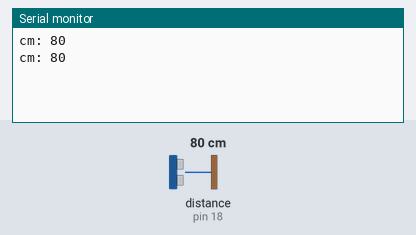
Bench run of a sketch on a simulated Arduino Uno, built with avr-gcc and run on an emulated ATmega328P. Shown: the last lines printed to the serial monitor. Wiring (inferred from the names in the program): ultrasonic range finder: trigger pin 19; echo pin 18. The inputs (shaded band) are chosen by the test bench; at power-on: distance to the obstacle (sensor on pin 18) 80 cm. The echo pulse lasts 58.3 µs per cm.

Above: at 1.8 s.
1.9 s: distance to the obstacle (sensor on pin 18) set to 2 cm
At 2.6 s:
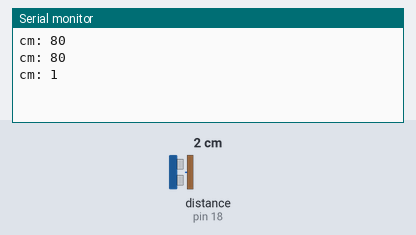
3.4 s: distance to the obstacle (sensor on pin 18) set to 4 cm
At 4.8 s:
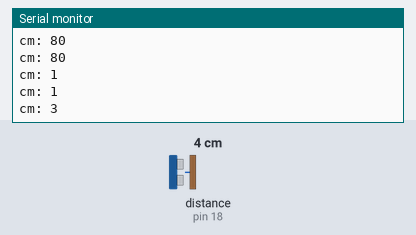
Timing chart, 0 to 6.4 s (numbered marks = the images above; inputs shaded):
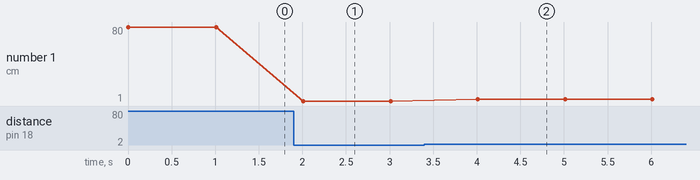

The sketch:

UZ.ino
```cpp
#define TRIGGER_PIN 19   // Вывод Trig подключен к 25-у порту .
#define ECHO_PIN 18 // Вывод Echo подключен к 26-у порт.

void setup()
{
  Serial.begin(115200);             // Инициализация передачи по COM порту.
  pinMode(TRIGGER_PIN, OUTPUT);   // Устанавливаем режим работы вывода, как "выход".
  pinMode(ECHO_PIN, INPUT);       // Устанавливаем режим работы вывода, как "вход".
  digitalWrite(TRIGGER_PIN, LOW); // Приводим порт Trig к состоянию по умолчанию.
  delayMicroseconds(50);          // Делаем небольшую задержку в 50 мкс.
}

void loop()
{
  long duration, cm, inch, mm;        // Объявляем переменные для расчетов.
  digitalWrite(TRIGGER_PIN, HIGH);    // Подаем логическую единицу (5В) на порт Trig (Включаем передатчик).
  delayMicroseconds(10);              // Ждем 10-11 мкс.
  digitalWrite(TRIGGER_PIN, LOW);     // Подаем логический ноль на порт Trig (Выключаем передатчик).
  duration = pulseIn(ECHO_PIN, HIGH); // Засекаем время ответного импульса на порту Echo.
  // Пересчет и вывод результата в сантиметрах.
  cm = duration / 58;
  Serial.print("cm: ");
  Serial.println(cm);
  // Выводим разделитель и ждем 1 секунду.
  Serial.println("");
  delay(1000);
}
```

Measured:
- after the input at 1.9 s, the serial monitor: prints a new line after 0.11 s (image 1)
- after the input at 3.4 s, the serial monitor: prints a new line after 0.61 s (image 2)
- plotted number 1: 80 → 1 after the input at 1.9 s, 1 → 3 after the input at 3.4 s
